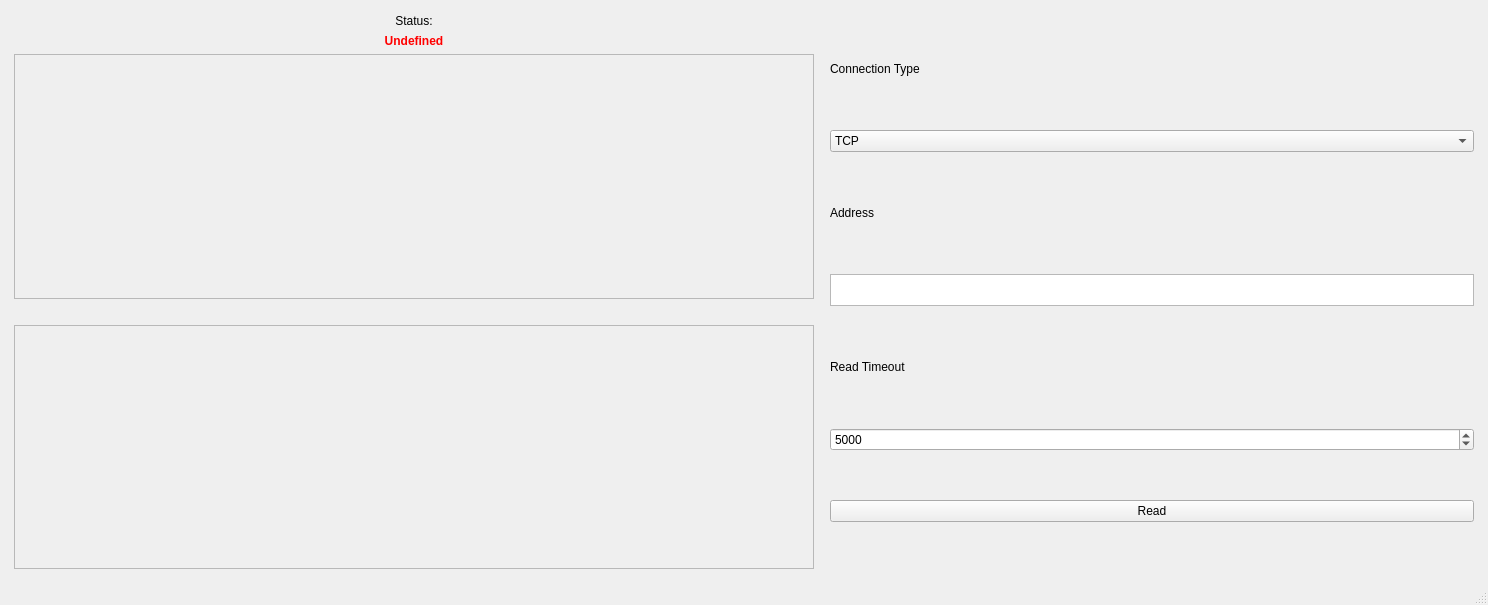
<?xml version="1.0" encoding="UTF-8"?>
<ui version="4.0">
 <class>MainWindow</class>
 <widget class="QMainWindow" name="MainWindow">
  <property name="geometry">
   <rect>
    <x>0</x>
    <y>0</y>
    <width>1488</width>
    <height>605</height>
   </rect>
  </property>
  <property name="windowTitle">
   <string>MainWindow</string>
  </property>
  <widget class="QWidget" name="window">
   <layout class="QHBoxLayout" name="horizontalLayout" stretch="1,5">
    <property name="sizeConstraint">
     <enum>QLayout::SetMinimumSize</enum>
    </property>
    <item>
     <layout class="QVBoxLayout" name="mainlayout" stretch="0,0,0,0,0">
      <property name="sizeConstraint">
       <enum>QLayout::SetMaximumSize</enum>
      </property>
      <property name="leftMargin">
       <number>5</number>
      </property>
      <property name="topMargin">
       <number>5</number>
      </property>
      <property name="rightMargin">
       <number>5</number>
      </property>
      <property name="bottomMargin">
       <number>5</number>
      </property>
      <item>
       <widget class="QLabel" name="detMeterLabel">
        <property name="sizePolicy">
         <sizepolicy hsizetype="Maximum" vsizetype="Preferred">
          <horstretch>0</horstretch>
          <verstretch>0</verstretch>
         </sizepolicy>
        </property>
        <property name="minimumSize">
         <size>
          <width>0</width>
          <height>0</height>
         </size>
        </property>
        <property name="maximumSize">
         <size>
          <width>888888</width>
          <height>17</height>
         </size>
        </property>
        <property name="text">
         <string>Status:</string>
        </property>
        <property name="alignment">
         <set>Qt::AlignCenter</set>
        </property>
       </widget>
      </item>
      <item>
       <widget class="QLabel" name="meterParams">
        <property name="minimumSize">
         <size>
          <width>0</width>
          <height>0</height>
         </size>
        </property>
        <property name="styleSheet">
         <string notr="true">color: red;
font-weight: bold;</string>
        </property>
        <property name="text">
         <string>Undefined</string>
        </property>
        <property name="alignment">
         <set>Qt::AlignCenter</set>
        </property>
       </widget>
      </item>
      <item>
       <widget class="QTableView" name="params">
        <property name="enabled">
         <bool>false</bool>
        </property>
        <property name="minimumSize">
         <size>
          <width>800</width>
          <height>0</height>
         </size>
        </property>
        <property name="maximumSize">
         <size>
          <width>800</width>
          <height>16777215</height>
         </size>
        </property>
       </widget>
      </item>
      <item>
       <spacer name="horizontalSpacer">
        <property name="orientation">
         <enum>Qt::Horizontal</enum>
        </property>
        <property name="sizeHint" stdset="0">
         <size>
          <width>40</width>
          <height>20</height>
         </size>
        </property>
       </spacer>
      </item>
      <item>
       <widget class="QTableView" name="archives">
        <property name="enabled">
         <bool>false</bool>
        </property>
       </widget>
      </item>
     </layout>
    </item>
    <item>
     <layout class="QVBoxLayout" name="sidebar" stretch="0,0,0,0,0,0,0">
      <property name="sizeConstraint">
       <enum>QLayout::SetMaximumSize</enum>
      </property>
      <property name="leftMargin">
       <number>5</number>
      </property>
      <property name="topMargin">
       <number>5</number>
      </property>
      <property name="rightMargin">
       <number>5</number>
      </property>
      <property name="bottomMargin">
       <number>5</number>
      </property>
      <item>
       <widget class="QLabel" name="connTypeLabel">
        <property name="sizePolicy">
         <sizepolicy hsizetype="Minimum" vsizetype="Maximum">
          <horstretch>0</horstretch>
          <verstretch>0</verstretch>
         </sizepolicy>
        </property>
        <property name="minimumSize">
         <size>
          <width>644</width>
          <height>24</height>
         </size>
        </property>
        <property name="maximumSize">
         <size>
          <width>16777215</width>
          <height>24</height>
         </size>
        </property>
        <property name="text">
         <string>Connection Type</string>
        </property>
       </widget>
      </item>
      <item>
       <widget class="QComboBox" name="connTypeSelect">
        <property name="sizePolicy">
         <sizepolicy hsizetype="Minimum" vsizetype="Fixed">
          <horstretch>0</horstretch>
          <verstretch>0</verstretch>
         </sizepolicy>
        </property>
        <item>
         <property name="text">
          <string>TCP</string>
         </property>
        </item>
        <item>
         <property name="text">
          <string>UDP</string>
         </property>
        </item>
        <item>
         <property name="text">
          <string>Serial</string>
         </property>
        </item>
       </widget>
      </item>
      <item>
       <widget class="QLabel" name="addressLabel">
        <property name="sizePolicy">
         <sizepolicy hsizetype="Minimum" vsizetype="Preferred">
          <horstretch>0</horstretch>
          <verstretch>0</verstretch>
         </sizepolicy>
        </property>
        <property name="minimumSize">
         <size>
          <width>0</width>
          <height>24</height>
         </size>
        </property>
        <property name="maximumSize">
         <size>
          <width>16777215</width>
          <height>24</height>
         </size>
        </property>
        <property name="text">
         <string>Address</string>
        </property>
       </widget>
      </item>
      <item>
       <widget class="QTextEdit" name="addressEdit">
        <property name="sizePolicy">
         <sizepolicy hsizetype="Minimum" vsizetype="Expanding">
          <horstretch>0</horstretch>
          <verstretch>0</verstretch>
         </sizepolicy>
        </property>
        <property name="maximumSize">
         <size>
          <width>16777215</width>
          <height>32</height>
         </size>
        </property>
       </widget>
      </item>
      <item>
       <widget class="QLabel" name="timeoutLabel">
        <property name="minimumSize">
         <size>
          <width>0</width>
          <height>24</height>
         </size>
        </property>
        <property name="maximumSize">
         <size>
          <width>16777215</width>
          <height>24</height>
         </size>
        </property>
        <property name="text">
         <string>Read Timeout</string>
        </property>
       </widget>
      </item>
      <item>
       <widget class="QSpinBox" name="timeoutEdit">
        <property name="maximum">
         <number>30000</number>
        </property>
        <property name="singleStep">
         <number>100</number>
        </property>
        <property name="value">
         <number>5000</number>
        </property>
       </widget>
      </item>
      <item>
       <widget class="QPushButton" name="connButton">
        <property name="text">
         <string>Read</string>
        </property>
       </widget>
      </item>
     </layout>
    </item>
   </layout>
  </widget>
  <widget class="QMenuBar" name="menubar">
   <property name="geometry">
    <rect>
     <x>0</x>
     <y>0</y>
     <width>1488</width>
     <height>22</height>
    </rect>
   </property>
  </widget>
  <widget class="QStatusBar" name="statusbar"/>
 </widget>
 <resources/>
 <connections/>
</ui>
